Frame 1 (no input): blank canvas, image omitted
Frame 60 (no input): blank canvas, image omitted
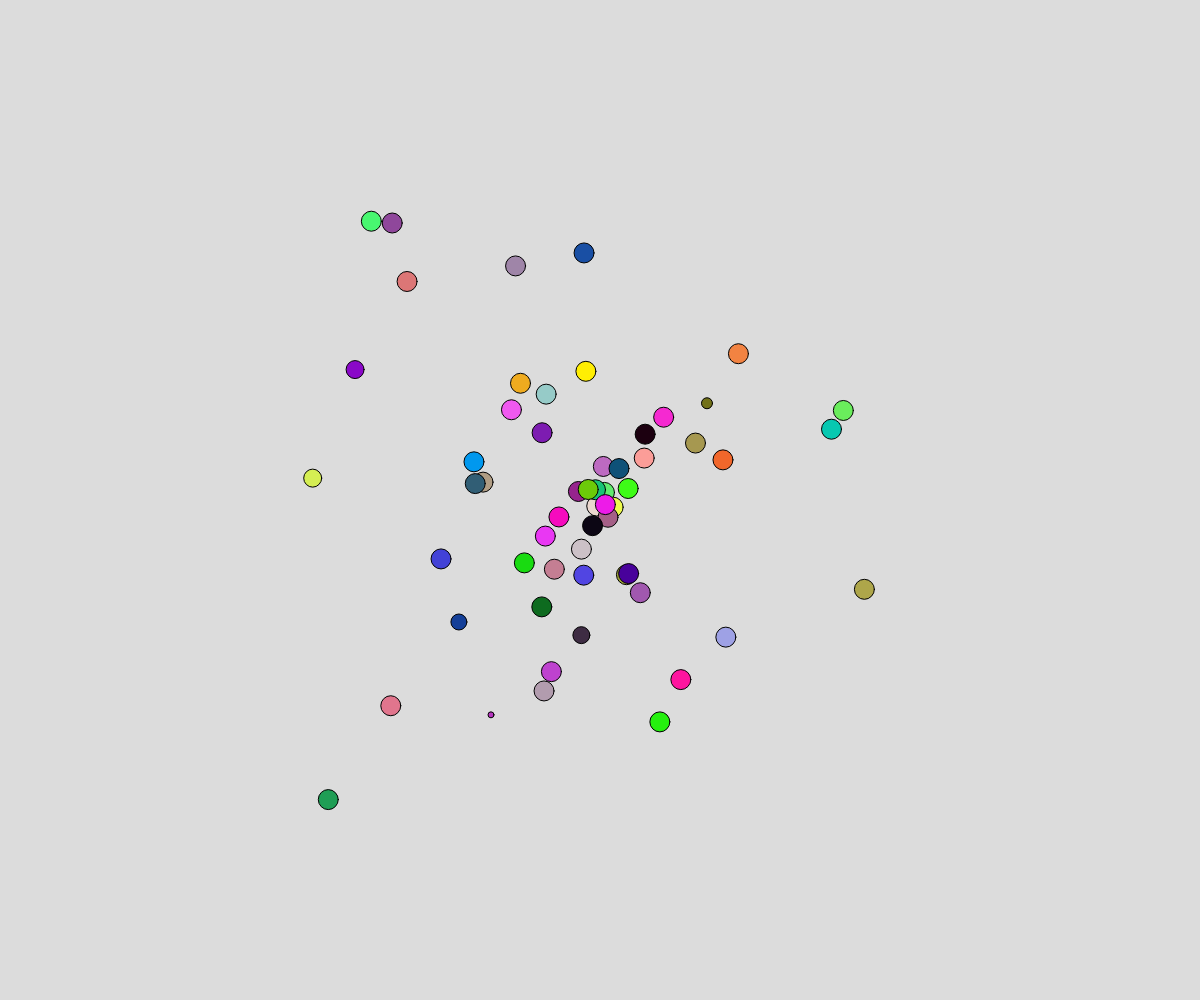
Frame 120 (the mouse pressed at the canvas centre since frame 60)

The p5.js sketch whose frames 1 and 60 were blank and that drew this single picture after the mouse press (run headless with seeded random() and noise() and a simulated clock; from frame 60 on, the mouse is pressed at the canvas centre):

// p5.js sketch
// ── sketch.js
// Simple Objects and Arrays
// Elijah Biebrick
// 10/7/2026
//
// Extra for Experts:
// - describe what you did to take this project "above and beyond"

// let ball;
let ballArray = [];

async function setup() {
  createCanvas(windowWidth, windowHeight);
  // ball = {  //object notation. inside the brackets
  //   //        set up several property:value pairs
  //   x: 300, y: 400, size: 20,
  //   c: color(random(255), random(255), random(255)), 
  //   xSpeed: 5, ySpeed: 4
  // };
}


function ballFactory(x, y){
  // create and RETURN a new ball
  // initial position x,y
  let b = {
    x:x, y:y, size:20,
    c: color(random(255), random(255), random(255)), 
    xSpeed:random(-6,6),
    ySpeed:random(-6,6),
    lifeTime: random(40,60),
  };
  return b;
}


function initObjects(n){
  //create or add n ball objects to our array
  for(let i = 0; i < n; i++){
    ballArray.push(ballFactory(mouseX, mouseY));
  }
}

function keyPressed(){
  initObjects(1000);
}

function moveBall(b){
  // b = ball type object
  // update position and draw the ball

  b.x += b.xSpeed;  b.y += b.ySpeed;
  if(b.x < 0 || b.x > width){
    b.xSpeed *= -1;
  }
  if(b.y < 0 || b.y > height){
    b.ySpeed *= -1;
  }
  fill(b.c);
  circle(b.x, b.y, b.size);
}
function draw() {
  background(220);
  // loop through an array (traversal)
  for(let i = 0; i < ballArray.length; i++){
    let b = ballArray[i];
    moveBall(b);
    b.lifeTime--;
    if (b.lifeTime < 1){
      //.splice(pos, #ofItemsToDel, [add]) deletes items from array
      b.size--;
      if (b.size < 1){
        ballArray.splice(i, 1);
      }
    }
  }

  if(mouseIsPressed){
    ballArray.push(ballFactory(mouseX, mouseY));
  }
}
